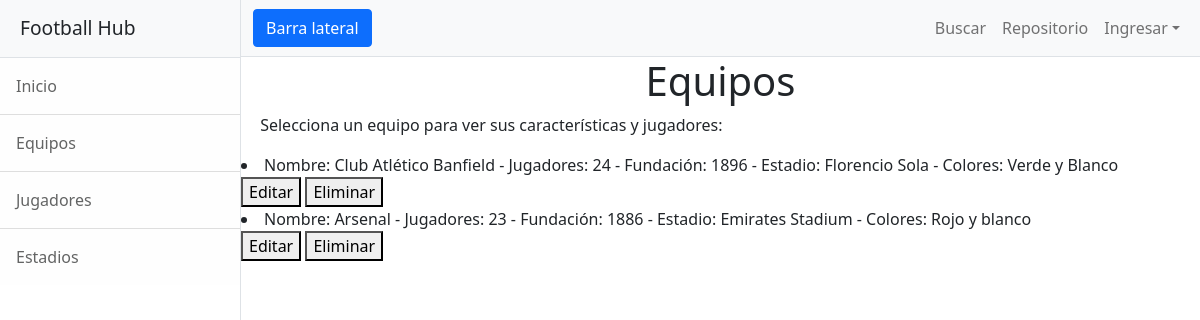
Page /App_fbhub/Equipos/ on the earlier database version.
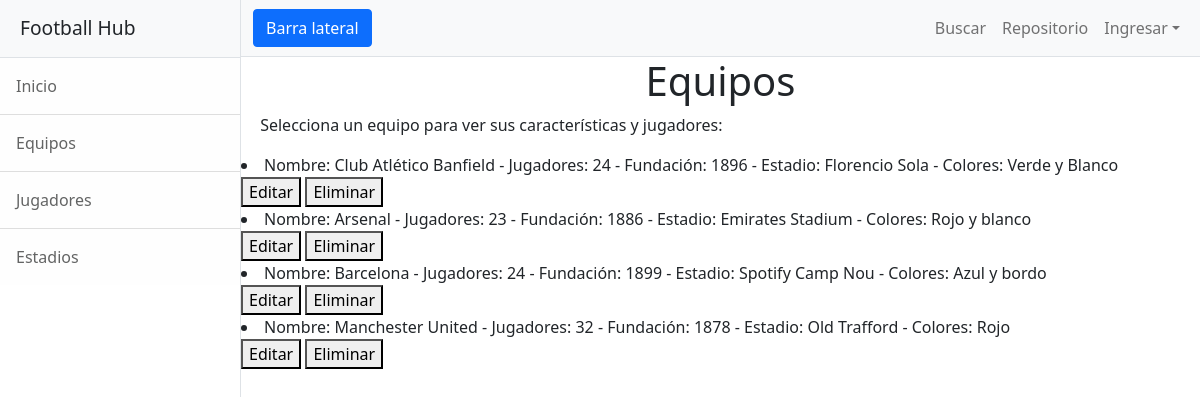
Same page on the later database version.
### App_fbhub/models.py (models this page shows)
class Equipo(models.Model):
    nombre = models.CharField(max_length=40)
    cant_jugadores = models.IntegerField()
    fundacion = models.IntegerField()
    estadio = models.CharField(max_length=40)
    colores = models.CharField(max_length=40, default="")
    def __str__(self):
        return f"Nombre: {self.nombre} - Jugadores: {self.cant_jugadores} - Fundación: {self.fundacion} - Estadio: {self.estadio} - Colores: {self.colores}"

### App_fbhub/views.py (the view)
# urls.py: path("Equipos/", views.equipos, name="Equipos"),
def equipos(request):
    equipos = Equipo.objects.all()
    context = {"equipos":equipos}
    return render(request, "../templates/equipos.html", context)

### App_fbhub/templates/equipos.html
{% extends "padre.html" %}
{% load static %}
{% block changed_content  %}
<h1 style="display: flex; justify-content: center;"> Equipos </h1>
<p style="margin-left: 2%;"> Selecciona un equipo para ver sus características y jugadores: </p>
    {% for i in equipos %}
        <li>{{i}}</li>
        <button><a href="{% url 'EditarEquipo' i.nombre %}"></a>Editar</button>
        <button><a href="{% url 'Eliminar' i.nombre %}"></a>Eliminar</button>
    {% endfor %}
{% endblock %}

Differences in the rows shown:
added Equipo: nombre+cant_jugadores+fundacion "Nombre: Barcelona - Jugadores: 24 - Fundación: 1899 - Estadio: Spotify Camp Nou - Colores: Azul y bordo"
added Equipo: nombre+cant_jugadores+fundacion "Nombre: Manchester United - Jugadores: 32 - Fundación: 1878 - Estadio: Old Trafford - Colores: Rojo"
